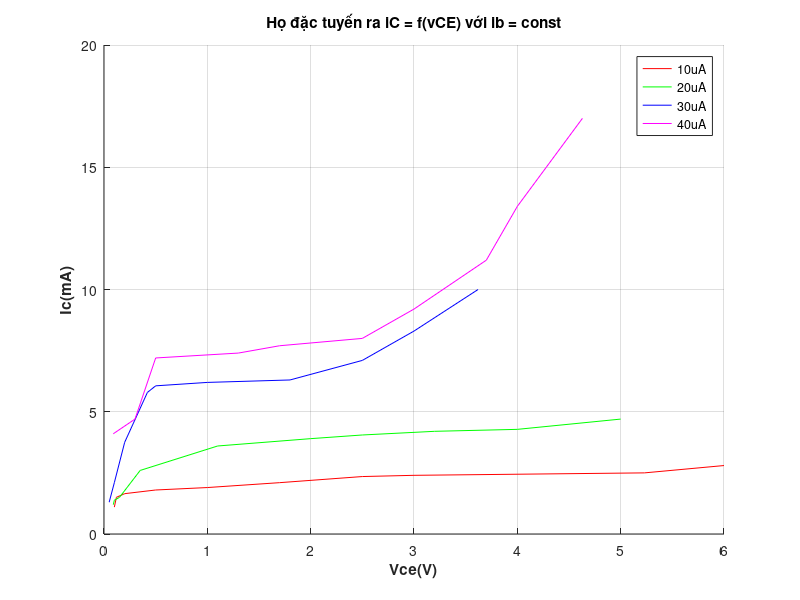

Write MATLAB code to recreate this figure.
x1 =  [0.1	0.12	0.2	0.5	1	1.7	2.5	3.0	5.23	6.0];
y1 = [1.1	1.5	1.65	1.8	1.9	2.1	2.35	2.4	2.5	2.8];

x2 = [0.09	0.1	0.15	0.35	1.1	2	2.5	3.2	4	5];
y2 = [1.2	1.38	1.5	2.6	3.6	3.9	4.05	4.2	4.28	4.7];

x3 = [0.05	0.1	0.2	0.42	0.5	1	1.8	2.5	3	3.62];
y3 = [1.3	2.1	3.75	5.79	6.06	6.2	6.3	7.1	8.3	10];

x4 = [0.09	0.3	0.5	1.3	1.7	2.5	3	3.7	4	4.63];
y4 = [4.1	4.7	7.2	7.4	7.7	8	9.2	11.2	13.4	17];

figure;
hold on;

plot(x1, y1, '-r', 'LineWidth', 0.5); % Đường màu đỏ
plot(x2, y2, '-g', 'LineWidth', 0.5); % Đường màu xanh lá
plot(x3, y3, '-b', 'LineWidth', 0.5); % Đường màu xanh dương
plot(x4, y4, '-m', 'LineWidth', 0.5); % Đường màu đỏ tím

% Đặt tiêu đề và nhãn cho trục
title('Họ đặc tuyến ra iC = f(vCE) với ib = const');
xlabel('Vce(V)','FontWeight','bold','FontSize',11,'Color',[0.15 0.15 0.15]);
ylabel('Ic(mA)','FontWeight','bold','FontSize',11,'Color',[0.15 0.15 0.15]);

% Thêm chú thích cho các đường
legend('10uA', '20uA', '30uA', '40uA');

grid on;